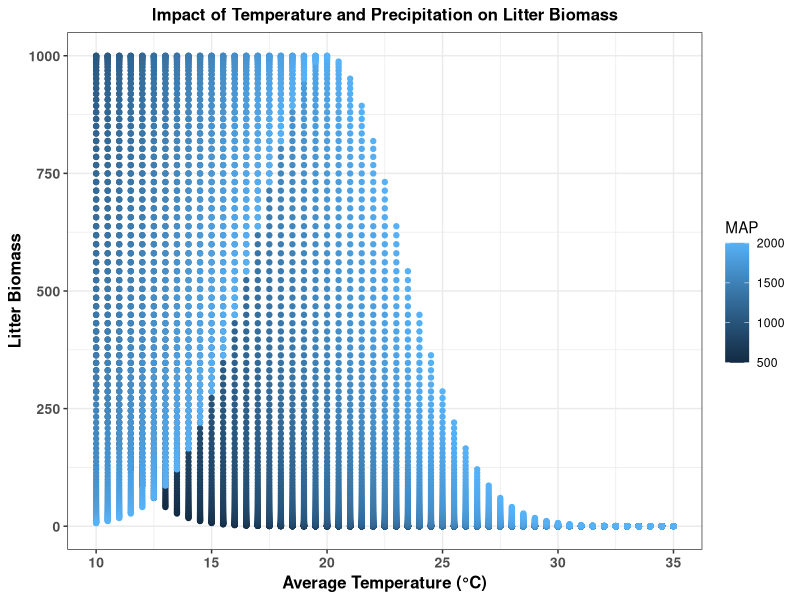

Generate this figure with R:
###################
#Litter Biomass Conversion from NPP
#Author: Puja Roy
###################

# This model predict the fraction of NPP that turn in to litter biomass
# Average temperature (Tavg) and mean annual precipitation (MAP) are mainly the
# drivers that influence this turnover fraction. Studies in this field suggest
# that, though there is no any simple linear relationship but plant litter
# biomass is positively related to precipitation and negatively with temperature
# (de Queiroz et al., 2019; Thakur et al., 2022)

# Here,
# NPP = Net Primary production
# LB= Litterfall biomass (gram)
# MAP = Mean Annual Precipitation (mm)
# Tavg = average temperature (°C)
# a = tuning constant that control sharpness of the data ()

Litter <- function(NPP = 1000,
                   Tavg = seq(10, 35, 0.5),   
                   MAP = seq(500, 2000, 10), 
                   a = 0.05) {                
  
  grid <- expand.grid(Tavg = Tavg, MAP = MAP)
  grid$x <- exp(-a * (grid$Tavg - grid$MAP / 100)^2)
  grid$LitterBiomass <- grid$x * NPP
  return(grid)
}
df <- Litter()

# Plot
library(ggplot2)
ggplot(df, aes(x = Tavg, y = LitterBiomass, color = MAP)) +
  geom_point() +
  labs(
    title = "Impact of Temperature and Precipitation on Litter Biomass",
    x = "Average Temperature (°C)",
    y = "Litter Biomass"
  )+ theme_bw() +
  theme(plot.title = element_text(size = 12, face = "bold", hjust = 0.5),
        axis.title = element_text(size = 12, face = "bold"),
        axis.text = element_text(size = 10, face = "bold"))

#limitation of this model is it only works best in Monsoonal zones or
# Temperate/boreal systems with synchronized growth windows where average 
# temperature and precipitation has balance
